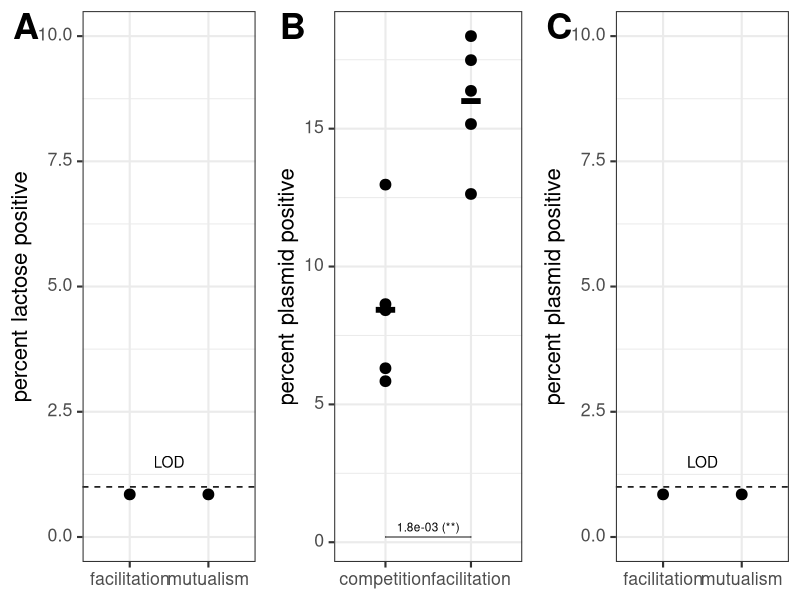

Reproduce this figure in R.
# ATB
# supp figure 2
# conjugation rates

#load packages
library("tidyverse")
library("readxl")
library("ggtext")
library("cowplot")
library("ggpubr")
library("rstatix")
library("scales")

# part A - lactose utilization
lactose <- data.frame(partner = c("F128+", "F128+"), interaction_type = c("mutualism", "facilitation"),
                      cfus = c(0.85, 0.85))

partA <- lactose %>%
  ggplot(aes(x = interaction_type, y = cfus)) +
  geom_point(size = 2, stroke = 1.5)+
  ylab("percent lactose positive") +
  theme_bw(base_size = 16)+
  geom_hline(yintercept = 1, color = "black", linetype = "dashed") +
  ylim(0, 10)+
  annotate("text", x = 1.5, y = 1.5, label = "LOD")+
  theme(axis.text = element_markdown(), axis.title.x = element_blank(),
        legend.position = "none", strip.background = element_blank(),
        axis.title.y = element_markdown(), strip.text = element_markdown())

# part B - conjugation on plates
dilution_rate = 10^-5
plated_volume_mL = 0.1
data_from_LC <- data.frame(media = c("lacmet", "lacmet", "lacmet", "lacmet", "lacmet",
                                     "glucmet", "glucmet", "glucmet", "glucmet", "glucmet"),
                           citrate_num = c(178, 183, 207, 226, 95, 412, 428, 239, 220, 202),
                           citrate_tet_num = c(27, 32, 38, 37, 12, 26, 25, 31, 19, 17))

stats <- data_from_LC %>%
  mutate(media = ifelse(media == "lacmet", "facilitation","competition")) %>%
  mutate(total_rate = citrate_num / (plated_volume_mL * dilution_rate),
         tet_rate = citrate_tet_num / (plated_volume_mL * dilution_rate),
         conj_rate = tet_rate / total_rate) %>%
  t_test(conj_rate ~ media) %>%
  add_significance("p") %>%
  add_xy_position(x = "media") %>%
  mutate(label = paste0(scientific(p,digits = 2), " (", p.signif, ")"))

partB <- data_from_LC %>%
  mutate(media = ifelse(media == "lacmet", "facilitation","competition")) %>%
  mutate(total_rate = citrate_num / (plated_volume_mL * dilution_rate),
         tet_rate = citrate_tet_num / (plated_volume_mL * dilution_rate),
         conj_rate = tet_rate / total_rate) %>%
  ggplot(aes(x = media, y = conj_rate * 100)) +
  stat_summary(aes(fill = media), fun = mean, shape = '-', size = 5, color = 'black')+
  geom_point(size = 2, stroke = 1.5)+
  ylab("percent plasmid positive") +
  stat_pvalue_manual(stats, label = "label", tip.length = 0.0, size = 3) +
  theme_bw(base_size = 16)+
  theme(axis.text = element_markdown(), axis.title.x = element_blank(),
        legend.position = "none", strip.background = element_blank(),
        axis.title.y = element_markdown(), strip.text = element_markdown())

# part C - liquid conjugation
liquid <- data.frame(partner = c("F128+", "F128+"), interaction_type = c("mutualism", "facilitation"),
                      cfus = c(0.85, 0.85))

partC <- liquid %>%
  ggplot(aes(x = interaction_type, y = cfus)) +
  geom_point(size = 2, stroke = 1.5)+
  ylab("percent plasmid positive") +
  theme_bw(base_size = 16)+
  geom_hline(yintercept = 1, color = "black", linetype = "dashed") +
  ylim(0,10)+
  annotate("text", x = 1.5, y = 1.5, label = "LOD")+
  theme(axis.text = element_markdown(), axis.title.x = element_blank(),
        legend.position = "none", strip.background = element_blank(),
        axis.title.y = element_markdown(), strip.text = element_markdown())


# final figure
suppfigure2 <- plot_grid(partA, partB, partC, ncol = 3, label_size = 26, labels = c("A", "B", "C"))

png(here::here("figures", "final-figs", "imgs", "supp-figure-2.png"), res = 300, width = 3000, height = 1250)
suppfigure2
dev.off()
